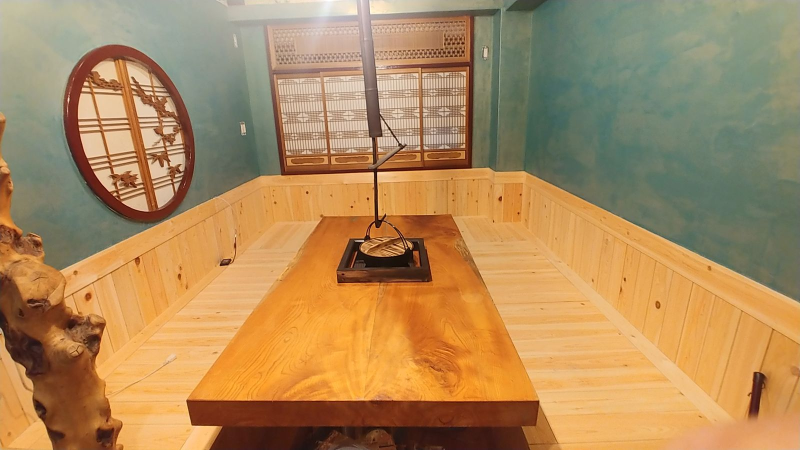
#> input picture images/gallery/IMG00584_HDR.jpg, 1600 x 900 px (shown at 1/2 size); its folder holds only this picture in this run
$ python optimize-gallery.py
#> lines starting #> are read from the running program, lines starting #| are printed output that depends on the picture
#!/usr/bin/env python3
"""
images/gallery/ 配下の画像を最適化するスクリプト。
- 元ファイル(.jpg/.jpeg/.png)を入力
- 各画像から WebP 3サイズ + JPEG large(上書き) + JPEG thumb を生成

出力命名:
  <name>.webp       長辺1600px / quality80
  <name>_md.webp    長辺900px  / quality75
  <name>_th.webp    長辺400px  / quality70
  <name>.jpg        長辺1600px / quality80 progressive (元上書き)
  <name>_th.jpg     長辺400px  / quality75
"""
from __future__ import annotations
import os
import sys
import time
from concurrent.futures import ProcessPoolExecutor, as_completed
from pathlib import Path
from PIL import Image, ImageOps, UnidentifiedImageError

GALLERY_DIR = Path(__file__).resolve().parent.parent / "images" / "gallery"

VARIANTS = [
    # (suffix_without_dot_with_underscore, max_long_edge, quality, fmt)
    # suffix '' = 元ファイル名そのまま (.webp / .jpg)
    ("",    1600, 80, "webp"),
    ("_md", 900,  75, "webp"),
    ("_th", 400,  70, "webp"),
    ("",    1600, 80, "jpg"),   # 元jpgを上書き
    ("_th", 400,  75, "jpg"),
]

VALID_INPUT_EXT = {".jpg", ".jpeg", ".png"}


def resize_long_edge(im: Image.Image, max_edge: int) -> Image.Image:
    w, h = im.size
    long_edge = max(w, h)
    if long_edge <= max_edge:
        return im
    scale = max_edge / long_edge
    new_size = (max(1, int(round(w * scale))), max(1, int(round(h * scale))))
    return im.resize(new_size, Image.LANCZOS)


def process_one(src_path_str: str) -> tuple[str, bool, str]:
#> called with src_path_str = 'images/gallery/IMG00584_HDR.jpg'
    src_path = Path(src_path_str)
    name_no_ext = src_path.stem
    parent = src_path.parent
    try:
        with Image.open(src_path) as im:
#> im is the input picture: PIL image 1600x900 RGB; mean R, G, B 174.5, 137.9, 91.7
            im = ImageOps.exif_transpose(im)
            if im.mode in ("RGBA", "LA"):
                # WebPは透過OK、JPEGは白背景に貼り付け
                rgba = im.convert("RGBA")
            else:
                rgba = im.convert("RGB")

            for suffix, max_edge, quality, fmt in VARIANTS:
                if fmt == "webp":
                    base = rgba
                    out_path = parent / f"{name_no_ext}{suffix}.webp"
                else:  # jpg
                    if rgba.mode == "RGBA":
                        bg = Image.new("RGB", rgba.size, (255, 255, 255))
                        bg.paste(rgba, mask=rgba.split()[-1])
                        base = bg
                    else:
                        base = rgba.convert("RGB")
                    out_path = parent / f"{name_no_ext}{suffix}.jpg"

                resized = resize_long_edge(base, max_edge)
                save_kwargs = {}
                if fmt == "webp":
                    save_kwargs = {"quality": quality, "method": 6}
                    resized.save(out_path, "WEBP", **save_kwargs)
                else:
                    save_kwargs = {
                        "quality": quality,
                        "optimize": True,
                        "progressive": True,
                    }
                    resized.save(out_path, "JPEG", **save_kwargs)
#> this loop made 5 passes
#> pass 2, in process_one, `resized = resize_long_edge(base, max_edge)`:
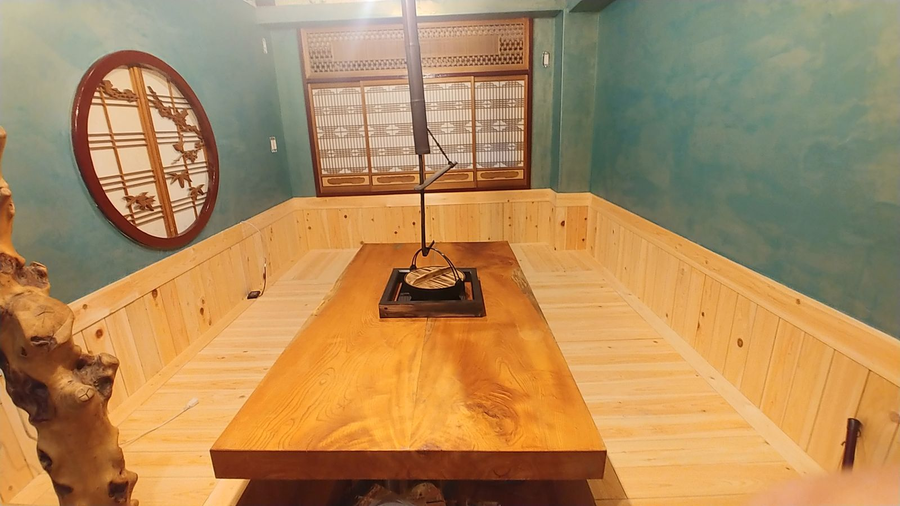
#> resized: PIL image 900x506 RGB; mean R, G, B 174.5, 137.9, 91.7
#> pass 3, in process_one, `resized = resize_long_edge(base, max_edge)`:
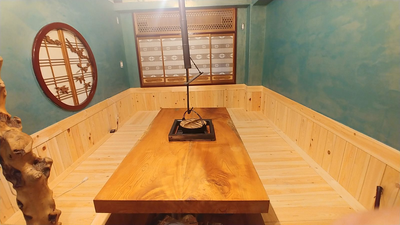
#> resized: PIL image 400x225 RGB; mean R, G, B 174.5, 137.9, 91.7

        return (src_path.name, True, "")
    except (UnidentifiedImageError, OSError, ValueError) as e:
        return (src_path.name, False, f"{type(e).__name__}: {e}")
    except Exception as e:  # safety
        return (src_path.name, False, f"{type(e).__name__}: {e}")


def main() -> int:
    if not GALLERY_DIR.exists():
        print(f"NOT FOUND: {GALLERY_DIR}", file=sys.stderr)
        return 2

    sources = []
    for p in sorted(GALLERY_DIR.iterdir()):
        if not p.is_file():
            continue
        # スキップ: 既に派生 (_md / _th)
        if p.stem.endswith("_md") or p.stem.endswith("_th"):
            continue
        # スキップ: WebPは入力としては扱わない（webpが派生で出てくるため）
        if p.suffix.lower() == ".webp":
            continue
        if p.suffix.lower() not in VALID_INPUT_EXT:
            continue
        sources.append(str(p))

    print(f"[optimize-gallery] target dir: {GALLERY_DIR}")
    print(f"[optimize-gallery] {len(sources)} source images")
    if not sources:
        return 0

    workers = min(8, os.cpu_count() or 4)
    print(f"[optimize-gallery] using {workers} workers")
    start = time.time()

    successes: list[str] = []
    failures: list[tuple[str, str]] = []
    with ProcessPoolExecutor(max_workers=workers) as ex:
        futs = {ex.submit(process_one, s): s for s in sources}
        done_count = 0
        for fut in as_completed(futs):
            name, ok, err = fut.result()
            done_count += 1
            if ok:
                successes.append(name)
                print(f"  [{done_count}/{len(sources)}] OK   {name}")
            else:
                failures.append((name, err))
                print(f"  [{done_count}/{len(sources)}] FAIL {name}  -> {err}")
            sys.stdout.flush()

    elapsed = time.time() - start
    print()
    print(f"[optimize-gallery] done in {elapsed:.1f}s")
    print(f"  success: {len(successes)} / {len(sources)}")
    if failures:
        print(f"  failed : {len(failures)}")
        for name, err in failures:
            print(f"    - {name}: {err}")
    return 0 if not failures else 1


if __name__ == "__main__":
    sys.exit(main())
#> (the program exits here)

$ run again, on images/gallery/IMG00608_HDR.jpg
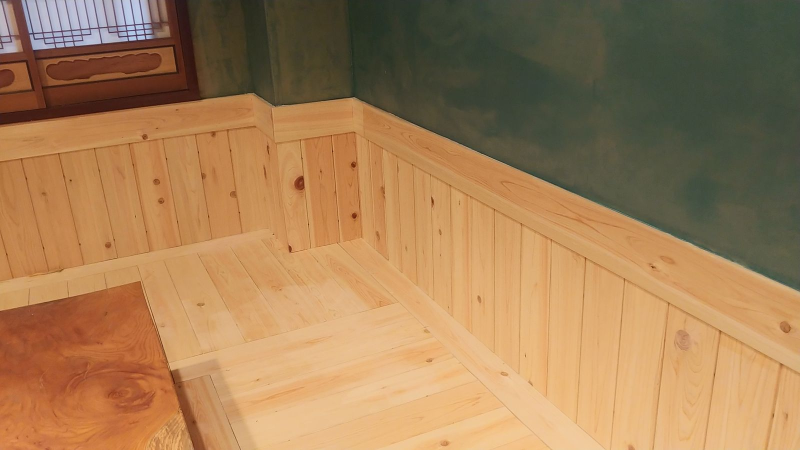
#> input picture images/gallery/IMG00608_HDR.jpg, 1600 x 900 px (shown at 1/2 size)
#> in process_one, im is the input picture: PIL image 1600x900 RGB; mean R, G, B 163.2, 126.1, 85.7
#> the loop in process_one, `for suffix, max_edge, quality, fmt in VARIANTS:` made 5 passes
#> pass 2, in process_one, `resized = resize_long_edge(base, max_edge)`:
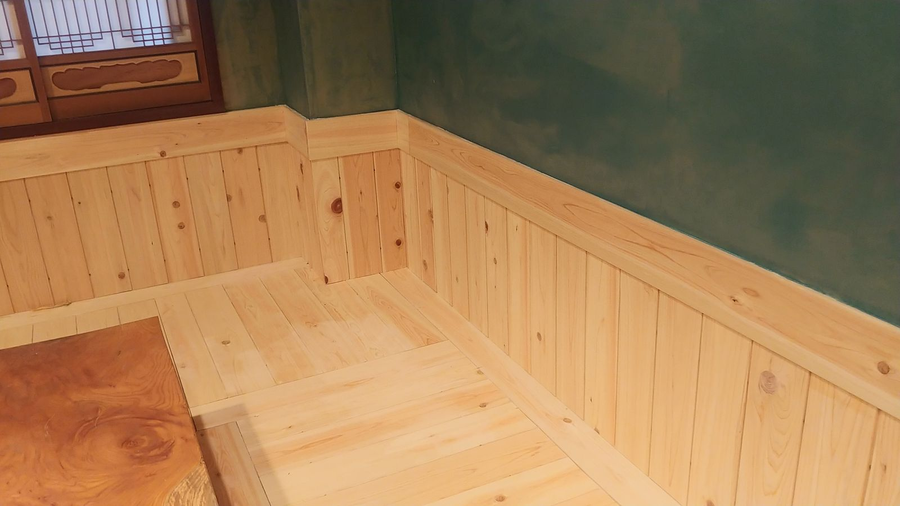
#> resized: PIL image 900x506 RGB; mean R, G, B 163.2, 126.1, 85.7
